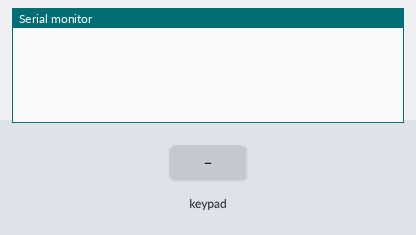
The sketch below on a simulated Arduino Uno, built with avr-gcc and run on an emulated ATmega328P. Parts: the last lines printed to the serial monitor. The inputs (shaded band) are chosen by the test bench.

Above: at 1.2 s.
1.3 s: key '0' pressed
At 2.2 s:
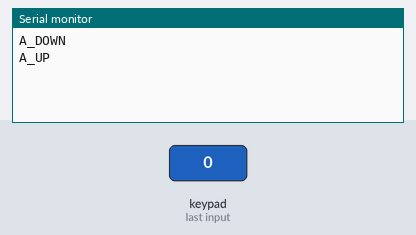
3.1 s: keypad keys 1 2 pressed 0.4 s apart
At 4.7 s:
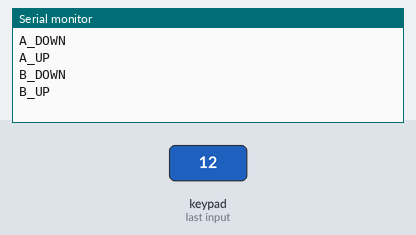

Measured:
- after the input at 1.3 s, the serial monitor: prints a new line after 0.06 s (image 1)
- after the input at 3.1 s, the serial monitor: prints a new line after 0.06 s (image 2)

The sketch:

mpr121_touch_bridge.ino
```cpp
#include <Wire.h>
#include <Adafruit_MPR121.h>

Adafruit_MPR121 capacitive = Adafruit_MPR121();

constexpr bool DEBUG_TOUCH = false;
constexpr uint8_t ELECTRODE_A = 0;
constexpr uint8_t ELECTRODE_B = 1;
constexpr uint8_t TOUCH_THRESHOLD = 12;
constexpr uint8_t RELEASE_THRESHOLD = 6;
constexpr unsigned long TOUCH_CONFIRM_MS = 60;
constexpr unsigned long RELEASE_DEBOUNCE_MS = 220;
constexpr unsigned long DEBUG_INTERVAL_MS = 120;

struct DebouncedElectrode {
  uint8_t electrode;
  const char* downMessage;
  const char* upMessage;
  bool rawTouched;
  bool stableTouched;
  unsigned long rawChangedAt;
};

DebouncedElectrode channels[] = {
  { ELECTRODE_A, "A_DOWN", "A_UP", false, false, 0 },
  { ELECTRODE_B, "B_DOWN", "B_UP", false, false, 0 },
};

unsigned long lastDebugAt = 0;

void setup() {
  Serial.begin(115200);
  while (!Serial && millis() < 3000) {}

  if (!capacitive.begin(0x5A)) {
    Serial.println("MPR121_ERROR");
    while (true) { delay(50); }
  }

  capacitive.setThresholds(TOUCH_THRESHOLD, RELEASE_THRESHOLD);
  const unsigned long now = millis();
  const uint16_t touchedMask = capacitive.touched();
  for (auto &channel : channels) {
    channel.rawTouched = bitRead(touchedMask, channel.electrode);
    channel.stableTouched = channel.rawTouched;
    channel.rawChangedAt = now;
  }
}

void loop() {
  const unsigned long now = millis();
  const uint16_t touchedMask = capacitive.touched();

  for (auto &channel : channels) {
    const bool rawNow = bitRead(touchedMask, channel.electrode);
    if (rawNow != channel.rawTouched) {
      channel.rawTouched = rawNow;
      channel.rawChangedAt = now;
    }

    const unsigned long requiredStableMs = rawNow
      ? TOUCH_CONFIRM_MS
      : RELEASE_DEBOUNCE_MS;
    if (
      rawNow != channel.stableTouched
      && now - channel.rawChangedAt >= requiredStableMs
    ) {
      channel.stableTouched = rawNow;
      Serial.println(rawNow ? channel.downMessage : channel.upMessage);
    }
  }

  if (DEBUG_TOUCH && now - lastDebugAt >= DEBUG_INTERVAL_MS) {
    lastDebugAt = now;
    for (const auto &channel : channels) {
      Serial.print("DEBUG electrode="); Serial.print(channel.electrode);
      Serial.print(" raw="); Serial.print(channel.rawTouched);
      Serial.print(" stable="); Serial.print(channel.stableTouched);
      Serial.print(" filtered="); Serial.print(capacitive.filteredData(channel.electrode));
      Serial.print(" baseline="); Serial.println(capacitive.baselineData(channel.electrode));
    }
  }
}
```
